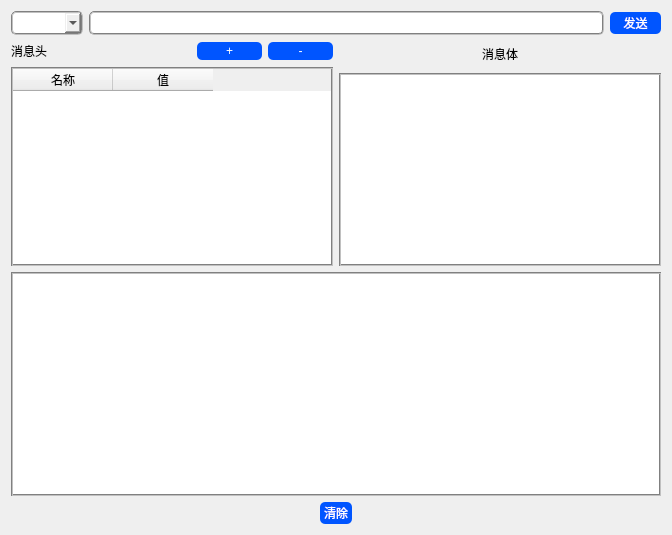
<?xml version="1.0" encoding="UTF-8"?>
<ui version="4.0">
 <class>Form</class>
 <widget class="QWidget" name="Form">
  <property name="geometry">
   <rect>
    <x>0</x>
    <y>0</y>
    <width>672</width>
    <height>535</height>
   </rect>
  </property>
  <property name="windowTitle">
   <string>HTTP接口测试器</string>
  </property>
  <property name="styleSheet">
   <string notr="true">QPushButton { 
	color: rgb(255, 255, 255); 
	background-color:rgb(0, 85, 255);
	border:none;
	border-radius:5px;
	padding:2px 4px;
	font: 9pt &quot;微软雅黑&quot;;
	selection-color: rgb(0, 255, 255);
}
QLabel { 
	 
	font: 10pt &quot;黑体&quot;;
}
QComboBox{
	border:2px groove gray;
	border-radius:5px;
	padding:2px 4px
}
QLineEdit{
	border:2px groove gray;
	border-radius:5px;
	padding:2px 4px
}
QTableWidget{
	border:2px groove gray;
	backgroud-color:rgb(201, 209, 255);
}
QTextEdit{
	border:2px groove gray;
	backgroud-color:rgb(201, 209, 255);
}

</string>
  </property>
  <layout class="QVBoxLayout" name="verticalLayout_2">
   <item>
    <layout class="QHBoxLayout" name="horizontalLayout">
     <item>
      <widget class="QComboBox" name="comboBox">
       <property name="sizePolicy">
        <sizepolicy hsizetype="Preferred" vsizetype="Fixed">
         <horstretch>1</horstretch>
         <verstretch>0</verstretch>
        </sizepolicy>
       </property>
      </widget>
     </item>
     <item>
      <widget class="QLineEdit" name="lineEdit">
       <property name="sizePolicy">
        <sizepolicy hsizetype="Expanding" vsizetype="Fixed">
         <horstretch>10</horstretch>
         <verstretch>0</verstretch>
        </sizepolicy>
       </property>
      </widget>
     </item>
     <item>
      <widget class="QPushButton" name="pushButton">
       <property name="sizePolicy">
        <sizepolicy hsizetype="Minimum" vsizetype="Fixed">
         <horstretch>1</horstretch>
         <verstretch>0</verstretch>
        </sizepolicy>
       </property>
       <property name="text">
        <string>发送</string>
       </property>
      </widget>
     </item>
    </layout>
   </item>
   <item>
    <layout class="QHBoxLayout" name="horizontalLayout_5">
     <item>
      <layout class="QVBoxLayout" name="verticalLayout_4">
       <item>
        <layout class="QHBoxLayout" name="horizontalLayout_2">
         <item>
          <widget class="QLabel" name="label">
           <property name="sizePolicy">
            <sizepolicy hsizetype="Preferred" vsizetype="Preferred">
             <horstretch>2</horstretch>
             <verstretch>0</verstretch>
            </sizepolicy>
           </property>
           <property name="text">
            <string>消息头</string>
           </property>
          </widget>
         </item>
         <item>
          <spacer name="horizontalSpacer">
           <property name="orientation">
            <enum>Qt::Horizontal</enum>
           </property>
           <property name="sizeHint" stdset="0">
            <size>
             <width>50</width>
             <height>20</height>
            </size>
           </property>
          </spacer>
         </item>
         <item>
          <widget class="QPushButton" name="pushButton_3">
           <property name="sizePolicy">
            <sizepolicy hsizetype="Minimum" vsizetype="Fixed">
             <horstretch>1</horstretch>
             <verstretch>0</verstretch>
            </sizepolicy>
           </property>
           <property name="text">
            <string>+</string>
           </property>
          </widget>
         </item>
         <item>
          <widget class="QPushButton" name="pushButton_2">
           <property name="sizePolicy">
            <sizepolicy hsizetype="Minimum" vsizetype="Fixed">
             <horstretch>1</horstretch>
             <verstretch>0</verstretch>
            </sizepolicy>
           </property>
           <property name="text">
            <string>-</string>
           </property>
          </widget>
         </item>
        </layout>
       </item>
       <item>
        <widget class="QTableWidget" name="tableWidget_2">
         <property name="columnCount">
          <number>2</number>
         </property>
         <column>
          <property name="text">
           <string>名称</string>
          </property>
         </column>
         <column>
          <property name="text">
           <string>值</string>
          </property>
         </column>
        </widget>
       </item>
      </layout>
     </item>
     <item>
      <layout class="QVBoxLayout" name="verticalLayout">
       <item>
        <layout class="QHBoxLayout" name="horizontalLayout_3">
         <property name="spacing">
          <number>0</number>
         </property>
         <property name="topMargin">
          <number>4</number>
         </property>
         <property name="bottomMargin">
          <number>4</number>
         </property>
         <item>
          <widget class="QLabel" name="label_2">
           <property name="sizePolicy">
            <sizepolicy hsizetype="Fixed" vsizetype="Preferred">
             <horstretch>0</horstretch>
             <verstretch>0</verstretch>
            </sizepolicy>
           </property>
           <property name="text">
            <string>消息体</string>
           </property>
           <property name="margin">
            <number>0</number>
           </property>
          </widget>
         </item>
        </layout>
       </item>
       <item>
        <widget class="QTextEdit" name="textEdit_2">
         <property name="layoutDirection">
          <enum>Qt::LeftToRight</enum>
         </property>
         <property name="styleSheet">
          <string notr="true"/>
         </property>
         <property name="html">
          <string>&lt;!DOCTYPE HTML PUBLIC &quot;-//W3C//DTD HTML 4.0//EN&quot; &quot;http://www.w3.org/TR/REC-html40/strict.dtd&quot;&gt;
&lt;html&gt;&lt;head&gt;&lt;meta name=&quot;qrichtext&quot; content=&quot;1&quot; /&gt;&lt;style type=&quot;text/css&quot;&gt;
p, li { white-space: pre-wrap; }
&lt;/style&gt;&lt;/head&gt;&lt;body style=&quot; font-family:'SimSun'; font-size:9pt; font-weight:400; font-style:normal;&quot;&gt;
&lt;p style=&quot;-qt-paragraph-type:empty; margin-top:0px; margin-bottom:0px; margin-left:0px; margin-right:0px; -qt-block-indent:0; text-indent:0px;&quot;&gt;&lt;br /&gt;&lt;/p&gt;&lt;/body&gt;&lt;/html&gt;</string>
         </property>
        </widget>
       </item>
      </layout>
     </item>
    </layout>
   </item>
   <item>
    <layout class="QVBoxLayout" name="verticalLayout_6">
     <item>
      <widget class="QTextEdit" name="textEdit">
       <property name="styleSheet">
        <string notr="true"/>
       </property>
      </widget>
     </item>
    </layout>
   </item>
   <item>
    <layout class="QHBoxLayout" name="horizontalLayout_4">
     <property name="leftMargin">
      <number>0</number>
     </property>
     <item>
      <widget class="QPushButton" name="pushButton_4">
       <property name="sizePolicy">
        <sizepolicy hsizetype="Fixed" vsizetype="Minimum">
         <horstretch>20</horstretch>
         <verstretch>0</verstretch>
        </sizepolicy>
       </property>
       <property name="text">
        <string>清除</string>
       </property>
       <property name="iconSize">
        <size>
         <width>16</width>
         <height>16</height>
        </size>
       </property>
      </widget>
     </item>
    </layout>
   </item>
  </layout>
 </widget>
 <resources/>
 <connections/>
</ui>
